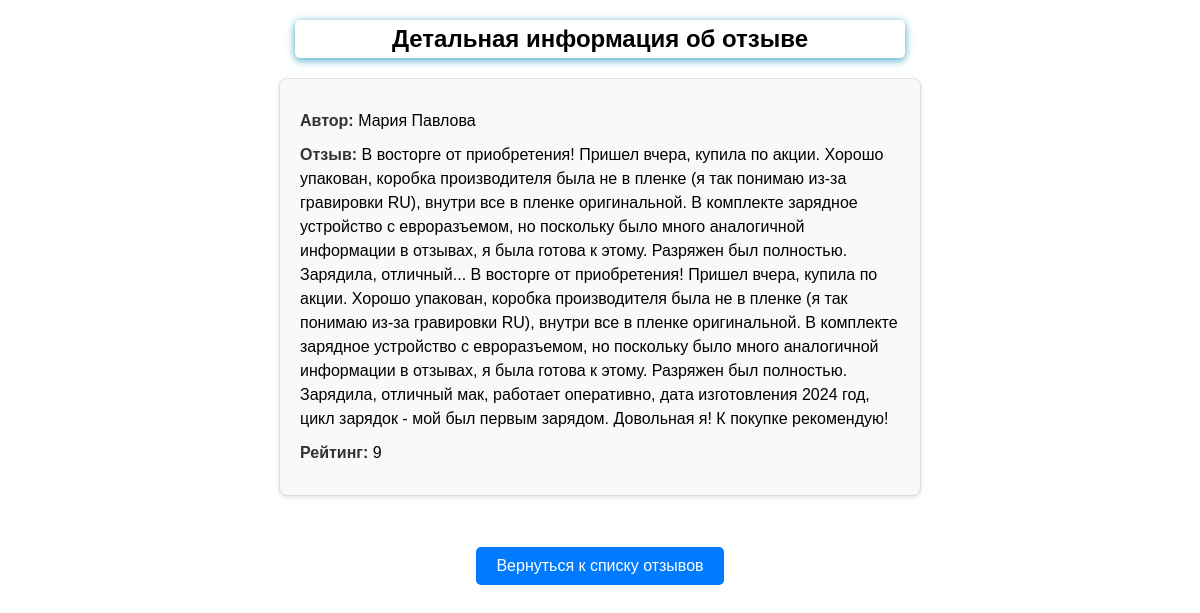
Page /detail/5/ on the committed database.
### feedback/models.py (models this page shows)
class Feedback(models.Model):
    name = models.CharField(max_length=20, validators=[MinLengthValidator(2)])
    surname = models.CharField(max_length=20, validators=[MinLengthValidator(2)])
    feedback = models.TextField()
    rating = models.PositiveIntegerField(
        validators=[MinValueValidator(1), MaxValueValidator(10)]
    )

### feedback/views.py (the view)
# urls.py: path('detail/<int:pk>/', DetailFeedBackView.as_view(), name='detail_feedback'),
class DetailFeedBackView(DetailView):
    template_name = 'feedback/detail_feedback.html'
    model = Feedback

### feedback/templates/feedback/detail_feedback.html (shortened to what this page needs)
{% extends 'feedback/base.html' %}
{% load static %}
{% block content %}
    <link rel="stylesheet" href="{% static 'feedback/styles.css' %}">
    <h2>Детальная информация об отзыве</h2>
    <div class="feedback-detail">
        <p><strong>Автор:</strong> {{ feedback.name }} {{ feedback.surname }}</p>
        <p><strong>Отзыв:</strong> {{ feedback.feedback }}</p>
        <p><strong>Рейтинг:</strong> {{ feedback.rating }}</p>
    </div>
    <div class="button-container">
        <a href="{% url 'list_feedback' %}" class="button">Вернуться к списку отзывов</a>
    </div>
{% endblock %}

### feedback/static/feedback/forms.css (style rules this page uses)
body { margin: 0; font-family: Sans-Serif; }
h2 { width:50%; margin: 20px auto 5px; text-align: center; padding: 5px; border-radius: 5px; box-shadow: 0 2px 8px #3ca3c1; }

### feedback/static/feedback/styles.css (style rules this page uses)
.feedback-detail { background-color: #f9f9f9; padding: 20px; border: 1px solid #ddd; border-radius: 8px; max-width: 600px; margin: 20px auto; box-shadow: 0 2px 4px rgba(0, 0, 0, 0.1); }
.feedback-detail p { margin: 10px 0; font-size: 16px; line-height: 1.5; }
.feedback-detail strong { color: #333; }
.button-container { display: flex; justify-content: center; align-items: center; height: 100px; }
.button { display: inline-block; padding: 10px 20px; background-color: #007bff; color: white; text-decoration: none; border-radius: 5px; font-size: 16px; transition: background-color 0.3s ease; }

### rows in the picture
Feedback: name "Мария", surname "Павлова", feedback "В восторге от приобретения! Пришел вчера, купила по акции. Хорошо упакован, коробка производителя была не в пленке (я так понимаю из-за гравировки RU), внутри все в пленке оригинальной. В комплекте зарядное устройство с евроразъемом, но поскольку было много аналогичной информации в отзывах, я была готова к этому. Разряжен был полностью. Зарядила, отличный... В восторге от приобретения! Пришел вчера, купила по акции. Хорошо упакован, коробка производителя была не в пленке (я так понимаю из-за гравировки RU), внутри все в пленке оригинальной. В комплекте зарядное устройство с евроразъемом, но поскольку было много аналогичной информации в отзывах, я была готова к этому. Разряжен был полностью.…", rating "9"
